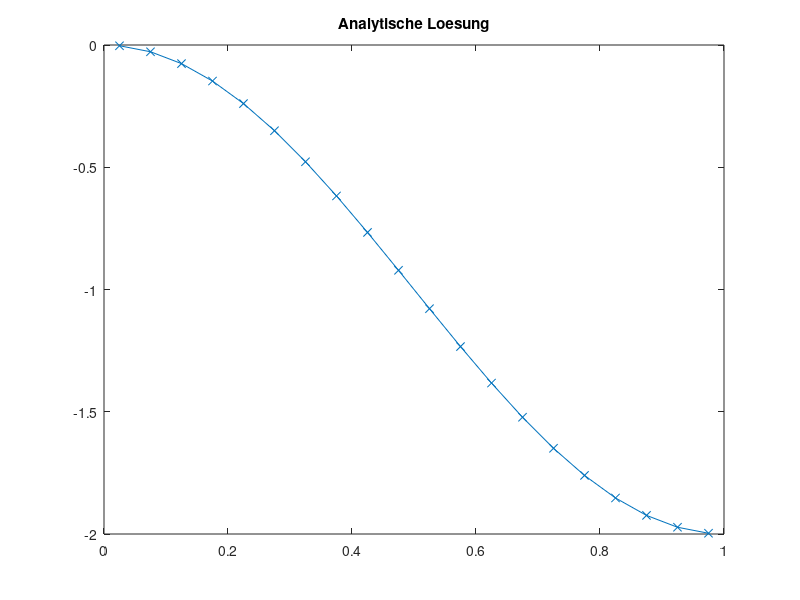
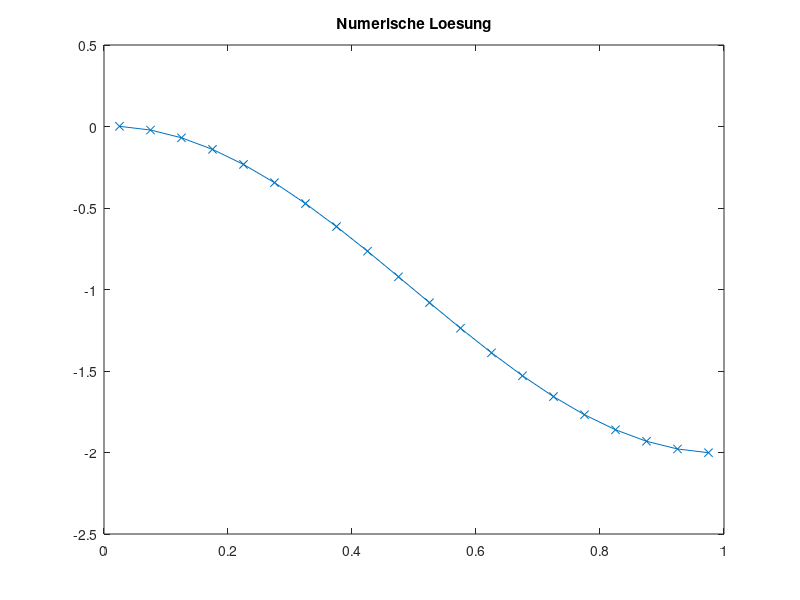
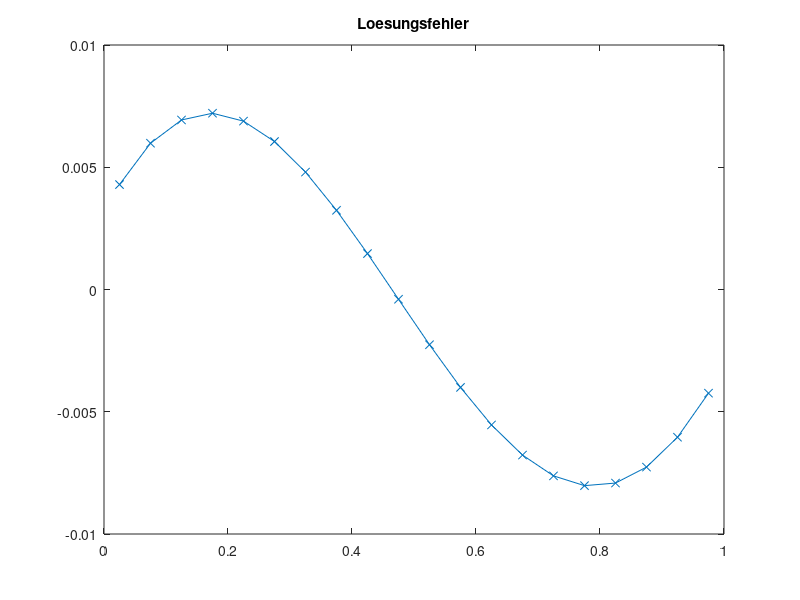
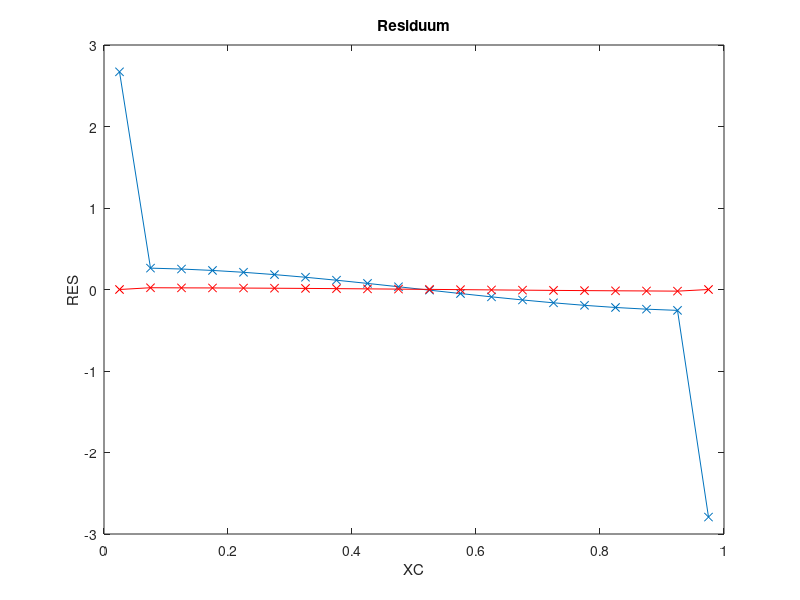

MATLAB code for these plots, in order:
clc
clear all
close all

%SOL=@(x) sin(pi*x)+1;
%MSOL=@(x) pi*cos(pi*x)-pi^2*sin(pi*x);

SOL=@(x) cos(pi*x)-1;
MSOL=@(x) -pi*sin(pi*x)-pi^2*cos(pi*x);

DIF=1.0;
KONV=1.0;
BETA=1.0;
XMIN=0.0;
XMAX=1.0;

N=20; % KV's

X = linspace(XMIN, XMAX, N+1);
XC = (X(1:N)+X(2:N+1))/2;
XCR = [XMIN, XC, XMAX];

%%% ANALYTISCHE LÖSUNG
TA = zeros(1, N);
for I=1:N
  TA(I)=SOL(XC(I));
end

figure(1)
plot(XC, TA, 'x-');
title('Analytische Loesung')

%%% FVM Lösung

% Randbedingungen
RBE = SOL(XMAX);
RBW = SOL(XMIN);

% Koeffizienten speichern
AP = zeros(1, N);
AE = zeros(1, N);
AW = zeros(1, N);

for I=1:N
  DX = X(I+1)-X(I);

  DXE = XCR(I+2)-XCR(I+1);
  DXW = XCR(I+1)-XCR(I);

  AE(I) = DIF/(DXE*DX);
  AW(I) = DIF/(DXW*DX);

  AP(I) = -AE(I)-AW(I);

  DXeP = X(I+1)-XCR(I+1);
  DXPw = XCR(I+1)-X(I);
  AEK(I) = 0;
  AWK(I) = -KONV/DX;
  APK(I) = KONV/DX;

  %if I==1
    %APK(I) = AWK(I);
  %elseif I==N
    %APK(I) = AEK(I);
  %else
    %APK(I) = -AWK(I)-AEK(I);
  %end
end

% Gesamtgleichungssystem aufstellen
A = zeros(N);
b = zeros(N,1);

for I=1:N
  b(I) = MSOL(XC(I));

  % Hauptdiagonale
  A(I,I) = AP(I) + APK(I);

  % Westliche Nebendiagonale
  if mod(I,N)==1
    b(I) = b(I) - AW(I)*RBW - AWK(I)*RBW;
  else
    A(I, I-1) = AW(I) + AWK(I);
  end

  % Östliche Nebendiagonale
  if mod(I,N)==0
    b(I) = b(I) - AE(I)*RBE - APK(I)*RBE;
    A(I, I) = AP(I);
  else
    A(I, I+1) = AE(I) + AEK(I);
  end
end

T=A\b;

figure(2)
plot(XC, T, 'x-');
title('Numerische Loesung')

%%% Lösungsfehler berechnen
SERR=0.0;
ERR=zeros(1, N);
for I=1:N
    ERR(I)=T(I)-TA(I);
    SERR=SERR+ERR(I)^2;
end
SERR=sqrt(SERR/(N));

figure(3)
plot(XC, ERR, 'x-');
title('Loesungsfehler')

fprintf('Summierter Fehler %16.10e N=%g\n', SERR, N);


%%% ORDNUNG  BESTIMMEN
ERR5=5.2157765345e-02;
ERR10=1.5921468105e-02;
ERR20=5.7630383054e-03;
ERR40=2.3777712061e-03;
ERR80=1.0699864289e-03;
op=log((ERR5)/(ERR10))/log(2);
fprintf('Ordnung des Verfahrens %16.10e \n',op  );
op=log((ERR10)/(ERR20))/log(2);
fprintf('Ordnung des Verfahrens %16.10e \n',op  );
op=log((ERR20)/(ERR40))/log(2);
fprintf('Ordnung des Verfahrens %16.10e \n',op  );
op=log((ERR40)/(ERR80))/log(2);
fprintf('Ordnung des Verfahrens %16.10e \n',op  );


%%%% RESIDUUM BERECHNEN
t=zeros(N, 1);
for I=1:N
    t(I)=SOL(XC(I));
end

RES=A*t-b;

figure(4)
plot(XC,RES,'x-');

xlabel('XC')
ylabel('RES')
title('Residuum')

%%% Truncation Error berechnen

% b ohne Randwerte
TE=zeros(1, N);
for I=1:N
  b(I) = MSOL(XC(I));
end

for I=3:N-2
  DX = X(I+1)-X(I);
  TE(I) = (DX/24 * (b(I+1) - 2*b(I) + b(I-1)))... % TE_source
        + ((T(I+2)-3*T(I+1)+3*T(I)-T(I-1))/(24*DX))... % TE_e
        - ((T(I+1)-3*T(I)+3*T(I-1)-T(I-2))/(24*DX)); % TE_w
  TE(I) = TE(I)/DX;
end;

% TE Sonderfälle für Randvolumen
I=2;
DX = X(I+1)-X(I);
TE(I) = (DX/24 * (b(I+1) - 2*b(I) + b(I-1)))... % TE_source
      + ((T(I+2)-3*T(I+1)+3*T(I)-T(I-1))/(24*DX))... % TE_e
      - ((T(I+1)-3*T(I)+4*T(I-1)-2*RBW)/(24*DX)); % TE_w
  TE(I) = TE(I)/DX;

I = N-1;
DX = X(I+1)-X(I);
TE(I) = (DX/24 * (b(I+1) - 2*b(I) + b(I-1)))... % TE_source
      + ((2*RBE-4*T(I+1)+3*T(I)-T(I-1))/(24*DX))... % TE_e
      - ((T(I+1)-3*T(I)+3*T(I-1)-T(I-2))/(24*DX)); % TE_w
  TE(I) = TE(I)/DX;

hold on;
plot(XC, TE, 'rx-');
